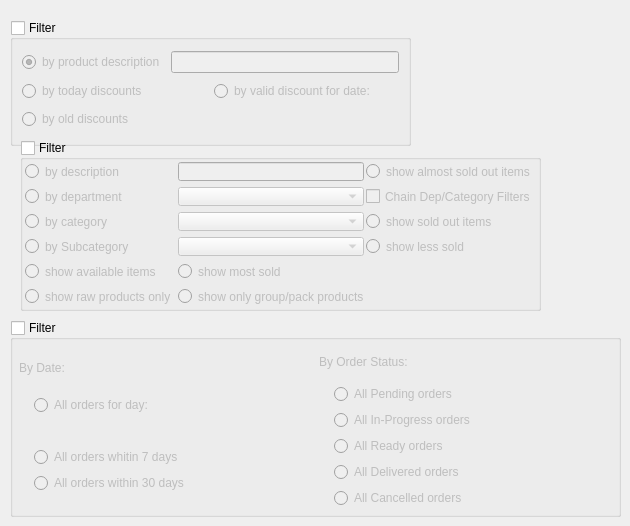
     <widget class="QWidget" name="pageFilters">
      <widget class="QGroupBox" name="groupFilterOffers">
       <property name="geometry">
        <rect>
         <x>10</x>
         <y>20</y>
         <width>401</width>
         <height>126</height>
        </rect>
       </property>
       <property name="sizePolicy">
        <sizepolicy hsizetype="Minimum" vsizetype="Minimum">
         <horstretch>0</horstretch>
         <verstretch>0</verstretch>
        </sizepolicy>
       </property>
       <property name="title">
        <string>Filter</string>
       </property>
       <property name="checkable">
        <bool>true</bool>
       </property>
       <property name="checked">
        <bool>false</bool>
       </property>
       <layout class="QGridLayout" name="_2">
        <item row="0" column="0" colspan="2">
         <layout class="QHBoxLayout" name="_3">
          <item>
           <widget class="QRadioButton" name="chOffersFilterByProduct">
            <property name="text">
             <string>by product description</string>
            </property>
            <property name="checked">
             <bool>true</bool>
            </property>
           </widget>
          </item>
          <item>
           <widget class="QLineEdit" name="editOffersFilterByProduct">
            <property name="sizePolicy">
             <sizepolicy hsizetype="MinimumExpanding" vsizetype="Fixed">
              <horstretch>0</horstretch>
              <verstretch>0</verstretch>
             </sizepolicy>
            </property>
           </widget>
          </item>
         </layout>
        </item>
        <item row="1" column="0">
         <widget class="QRadioButton" name="chOffersTodayDiscounts">
          <property name="text">
           <string>by today discounts</string>
          </property>
          <property name="checked">
           <bool>false</bool>
          </property>
         </widget>
        </item>
        <item row="1" column="1">
         <widget class="QRadioButton" name="chOffersSelectDate">
          <property name="text">
           <string>by valid discount for date:</string>
          </property>
         </widget>
        </item>
        <item row="2" column="0">
         <widget class="QRadioButton" name="chOffersOldDiscounts">
          <property name="text">
           <string>by old discounts</string>
          </property>
         </widget>
        </item>
        <item row="2" column="1">
         <widget class="KDateWidget" name="offersDateEditor" native="true">
          <property name="date" stdset="0">
           <date>
            <year>2009</year>
            <month>1</month>
            <day>1</day>
           </date>
          </property>
         </widget>
        </item>
       </layout>
      </widget>
      <widget class="QGroupBox" name="groupFilterProducts">
       <property name="geometry">
        <rect>
         <x>20</x>
         <y>140</y>
         <width>521</width>
         <height>171</height>
        </rect>
       </property>
       <property name="sizePolicy">
        <sizepolicy hsizetype="MinimumExpanding" vsizetype="Minimum">
         <horstretch>0</horstretch>
         <verstretch>0</verstretch>
        </sizepolicy>
       </property>
       <property name="minimumSize">
        <size>
         <width>0</width>
         <height>0</height>
        </size>
       </property>
       <property name="maximumSize">
        <size>
         <width>16777215</width>
         <height>16777215</height>
        </size>
       </property>
       <property name="title">
        <string>Filter</string>
       </property>
       <property name="flat">
        <bool>false</bool>
       </property>
       <property name="checkable">
        <bool>true</bool>
       </property>
       <property name="checked">
        <bool>false</bool>
       </property>
       <layout class="QGridLayout" name="gridLayout_3">
        <property name="leftMargin">
         <number>2</number>
        </property>
        <property name="topMargin">
         <number>2</number>
        </property>
        <property name="rightMargin">
         <number>2</number>
        </property>
        <property name="bottomMargin">
         <number>2</number>
        </property>
        <property name="horizontalSpacing">
         <number>2</number>
        </property>
        <item row="0" column="0">
         <widget class="QRadioButton" name="rbProductsFilterByDesc">
          <property name="text">
           <string>by description</string>
          </property>
         </widget>
        </item>
        <item row="0" column="1">
         <widget class="QLineEdit" name="editProductsFilterByDesc">
          <property name="sizePolicy">
           <sizepolicy hsizetype="Minimum" vsizetype="Fixed">
            <horstretch>0</horstretch>
            <verstretch>0</verstretch>
           </sizepolicy>
          </property>
         </widget>
        </item>
        <item row="2" column="0">
         <widget class="QRadioButton" name="rbProductsFilterByCategory">
          <property name="text">
           <string>by category</string>
          </property>
         </widget>
        </item>
        <item row="2" column="1">
         <widget class="QComboBox" name="comboProductsFilterByCategory">
          <property name="sizePolicy">
           <sizepolicy hsizetype="Minimum" vsizetype="Fixed">
            <horstretch>0</horstretch>
            <verstretch>0</verstretch>
           </sizepolicy>
          </property>
         </widget>
        </item>
        <item row="4" column="0">
         <widget class="QRadioButton" name="rbProductsFilterByAvailable">
          <property name="text">
           <string>show available items</string>
          </property>
         </widget>
        </item>
        <item row="0" column="2">
         <widget class="QRadioButton" name="rbProductsFilterByAlmostSoldOut">
          <property name="text">
           <string>show almost sold out items</string>
          </property>
         </widget>
        </item>
        <item row="2" column="2">
         <widget class="QRadioButton" name="rbProductsFilterByNotAvailable">
          <property name="text">
           <string>show sold out items</string>
          </property>
         </widget>
        </item>
        <item row="4" column="1">
         <widget class="QRadioButton" name="rbProductsFilterByMostSold">
          <property name="text">
           <string>show most sold</string>
          </property>
         </widget>
        </item>
        <item row="5" column="0">
         <widget class="QRadioButton" name="rbProductsFilterByRaw">
          <property name="text">
           <string>show raw products only</string>
          </property>
         </widget>
        </item>
        <item row="5" column="1">
         <widget class="QRadioButton" name="rbProductsFilterByGroup">
          <property name="text">
           <string>show only group/pack products</string>
          </property>
         </widget>
        </item>
        <item row="3" column="1">
         <widget class="QComboBox" name="comboProductsFilterBySubCategory"/>
        </item>
        <item row="3" column="2">
         <widget class="QRadioButton" name="rbProductsFilterByLessSold">
          <property name="text">
           <string>show less sold</string>
          </property>
         </widget>
        </item>
        <item row="1" column="0">
         <widget class="QRadioButton" name="rbProductsFilterByDepartment">
          <property name="text">
           <string>by department</string>
          </property>
         </widget>
        </item>
        <item row="1" column="1">
         <widget class="QComboBox" name="comboProductsFilterByDepartment"/>
        </item>
        <item row="1" column="2">
         <widget class="QCheckBox" name="chChainiedFilterForCategories">
          <property name="text">
           <string>Chain Dep/Category Filters</string>
          </property>
         </widget>
        </item>
        <item row="3" column="0">
         <widget class="QRadioButton" name="rbProductsFilterBySubCategory">
          <property name="text">
           <string>by Subcategory</string>
          </property>
         </widget>
        </item>
       </layout>
      </widget>
      <widget class="QGroupBox" name="groupSOFilter">
       <property name="geometry">
        <rect>
         <x>10</x>
         <y>320</y>
         <width>611</width>
         <height>197</height>
        </rect>
       </property>
       <property name="title">
        <string>Filter</string>
       </property>
       <property name="checkable">
        <bool>true</bool>
       </property>
       <property name="checked">
        <bool>false</bool>
       </property>
       <layout class="QGridLayout" name="gridLayout_7">
        <property name="leftMargin">
         <number>6</number>
        </property>
        <property name="topMargin">
         <number>6</number>
        </property>
        <property name="rightMargin">
         <number>6</number>
        </property>
        <property name="bottomMargin">
         <number>6</number>
        </property>
        <item row="0" column="0">
         <layout class="QVBoxLayout" name="verticalLayout_14">
          <item>
           <widget class="QLabel" name="label_5">
            <property name="text">
             <string>By Date:</string>
            </property>
           </widget>
          </item>
          <item>
           <layout class="QVBoxLayout" name="verticalLayout_13">
            <property name="leftMargin">
             <number>15</number>
            </property>
            <item>
             <widget class="QRadioButton" name="rbSOByDate">
              <property name="text">
               <string>All orders for day:</string>
              </property>
             </widget>
            </item>
            <item>
             <layout class="QHBoxLayout" name="horizontalLayout_5">
              <item>
               <spacer name="horizontalSpacer_2">
                <property name="orientation">
                 <enum>Qt::Horizontal</enum>
                </property>
                <property name="sizeType">
                 <enum>QSizePolicy::Fixed</enum>
                </property>
                <property name="sizeHint" stdset="0">
                 <size>
                  <width>15</width>
                  <height>20</height>
                 </size>
                </property>
               </spacer>
              </item>
              <item>
               <widget class="KDateWidget" name="datePicker" native="true"/>
              </item>
             </layout>
            </item>
            <item>
             <widget class="QRadioButton" name="rbSOByThisWeek">
              <property name="text">
               <string>All orders whitin 7 days</string>
              </property>
             </widget>
            </item>
            <item>
             <widget class="QRadioButton" name="rbSOByThisMonth">
              <property name="text">
               <string>All orders within 30 days</string>
              </property>
             </widget>
            </item>
            <item>
             <spacer name="verticalSpacer">
              <property name="orientation">
               <enum>Qt::Vertical</enum>
              </property>
              <property name="sizeType">
               <enum>QSizePolicy::Fixed</enum>
              </property>
              <property name="sizeHint" stdset="0">
               <size>
                <width>20</width>
                <height>15</height>
               </size>
              </property>
             </spacer>
            </item>
           </layout>
          </item>
         </layout>
        </item>
        <item row="0" column="1">
         <layout class="QVBoxLayout" name="verticalLayout_12">
          <item>
           <widget class="QLabel" name="label_4">
            <property name="text">
             <string>By Order Status:</string>
            </property>
           </widget>
          </item>
          <item>
           <layout class="QVBoxLayout" name="verticalLayout_11">
            <property name="leftMargin">
             <number>15</number>
            </property>
            <item>
             <widget class="QRadioButton" name="rbSOByStatusPending">
              <property name="text">
               <string>All Pending orders</string>
              </property>
             </widget>
            </item>
            <item>
             <widget class="QRadioButton" name="rbSOByStatusInProgress">
              <property name="text">
               <string>All In-Progress orders</string>
              </property>
             </widget>
            </item>
            <item>
             <widget class="QRadioButton" name="rbSOByStatusReady">
              <property name="text">
               <string>All Ready orders</string>
              </property>
             </widget>
            </item>
            <item>
             <widget class="QRadioButton" name="rbSOByStatusDelivered">
              <property name="text">
               <string>All Delivered orders</string>
              </property>
             </widget>
            </item>
            <item>
             <widget class="QRadioButton" name="rbSOByStatusCancelled">
              <property name="text">
               <string>All Cancelled orders</string>
              </property>
             </widget>
            </item>
           </layout>
          </item>
         </layout>
        </item>
       </layout>
      </widget>
     </widget>
